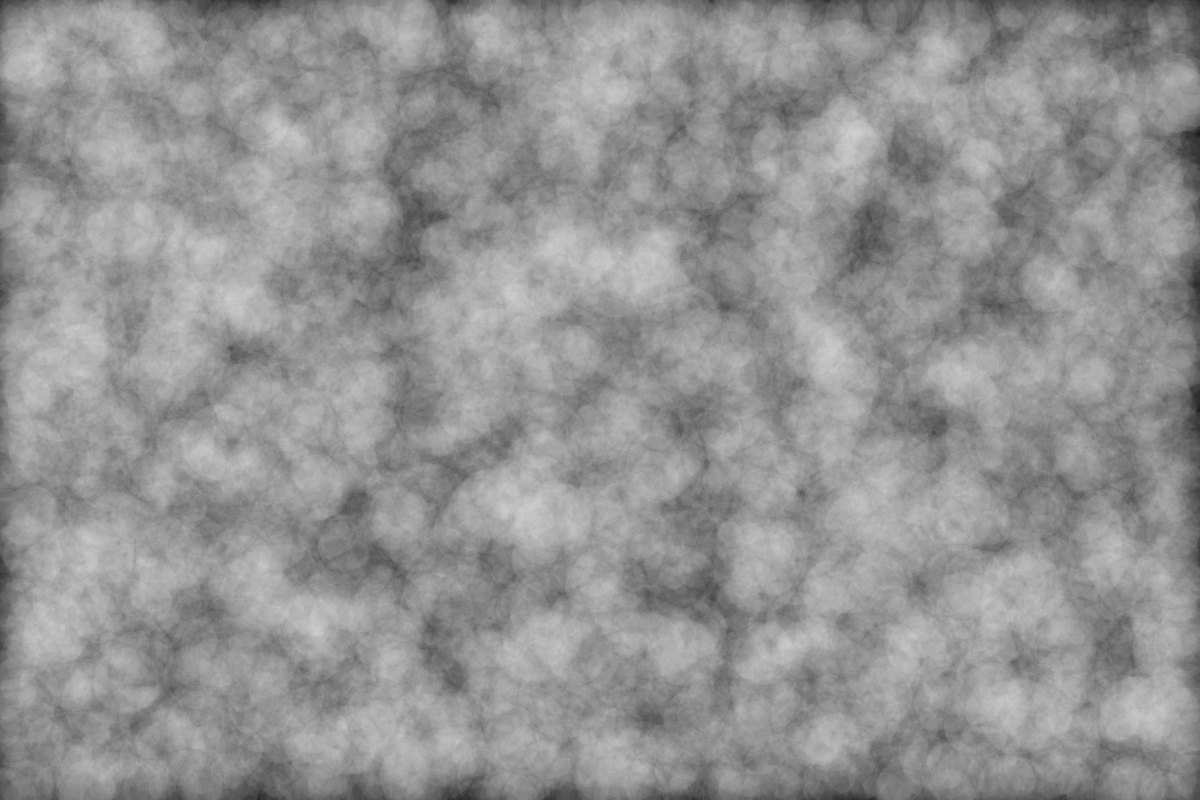
Frame 1 (no input)
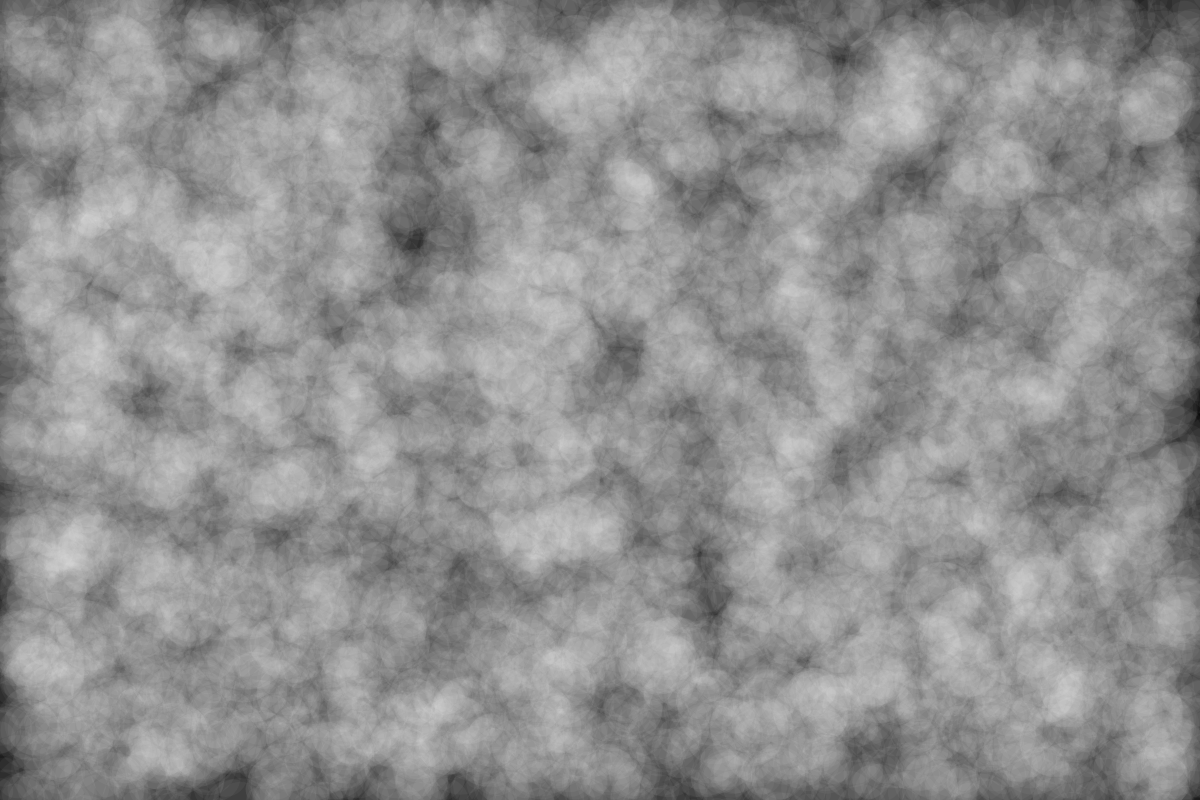
Frame 60 (no input)
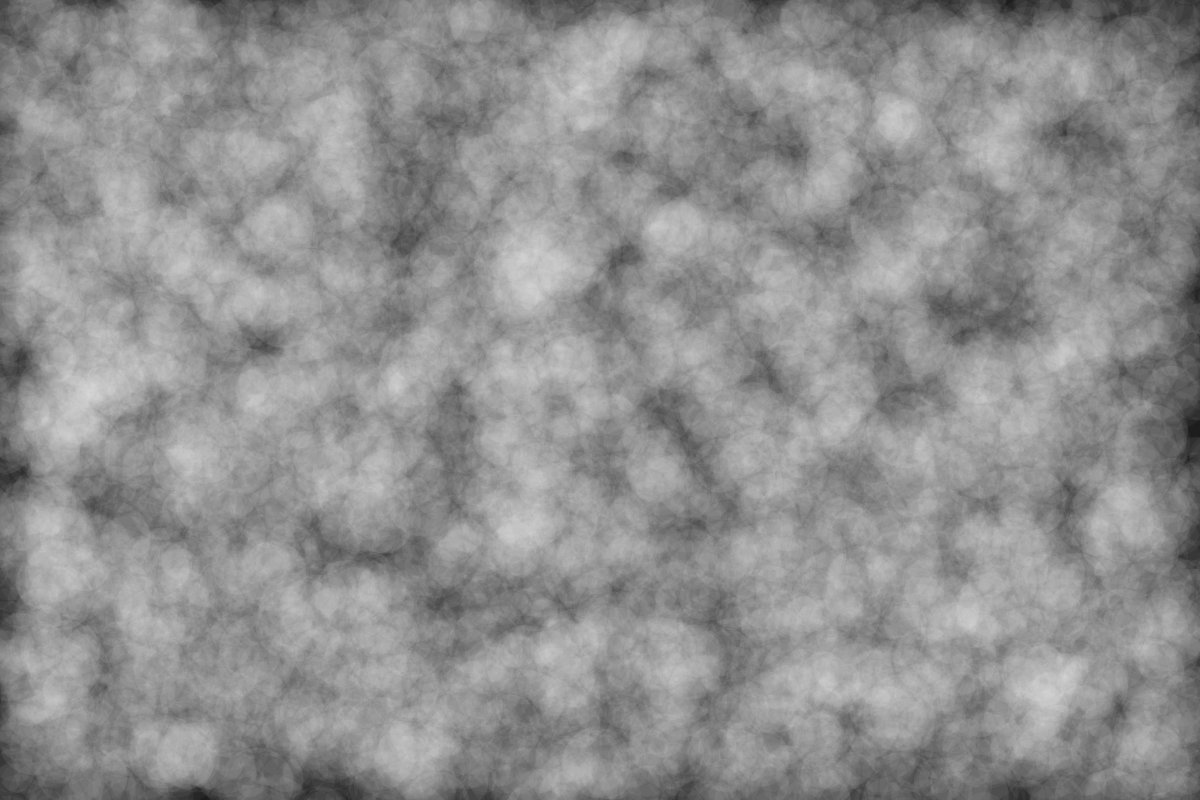
Frame 120 (the mouse pressed at the canvas centre since frame 60)

The p5.js sketch that drew these frames (run headless with seeded random() and noise() and a simulated clock; from frame 60 on, the mouse is pressed at the canvas centre):

// p5.js sketch
// ── sketch.js

var bubbles = [];

function setup() {
    createCanvas(1200, 800);

    for (let i = 0; i < 10000; i++) {
        bubbles.push(new Bubble(random(width), random(height), random(10, 40)));
    }
}

function draw() {
    //frameRate(10);
    background(0);

    for (let i = 0; i < bubbles.length; i++) {
        bubbles[i].move();
        bubbles[i].show();
    }
}

class Bubble {
    constructor(x, y, r) {
        this.x = x;
        this.y = y;
        this.r = r;
        this.v = 5;
    }

    move() {
        this.x += random(-this.v, this.v);
        this.y += random(-this.v, this.v);
    }

    show() {
        //stroke(255);
        //strokeWeight(4);
        noStroke();
        fill(255, 10);
        ellipse(this.x, this.y, this.r * 2);
    }
}
